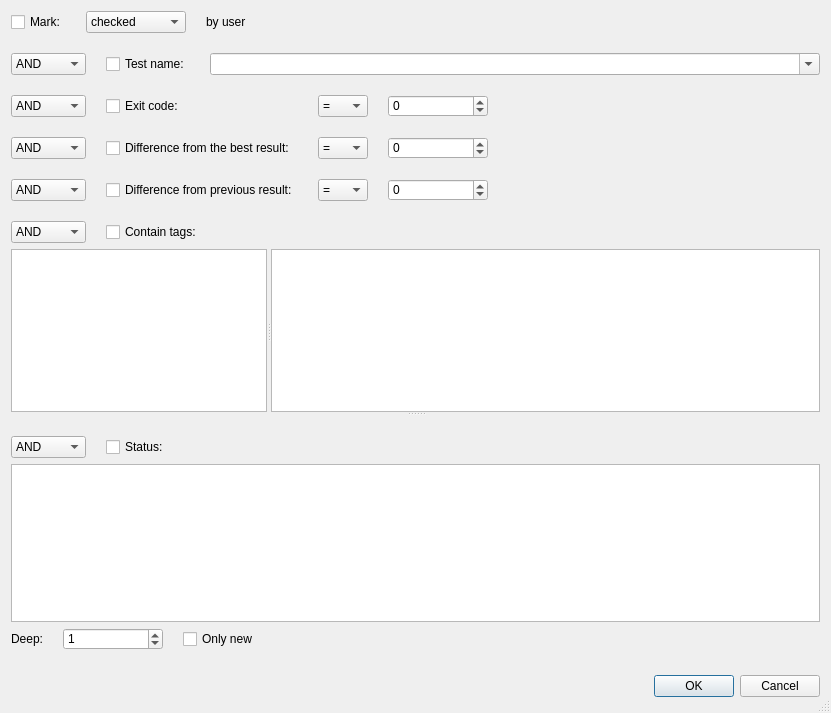
<?xml version="1.0" encoding="UTF-8"?>
<ui version="4.0">
 <class>SetFilterDialog</class>
 <widget class="QDialog" name="SetFilterDialog">
  <property name="windowModality">
   <enum>Qt::ApplicationModal</enum>
  </property>
  <property name="geometry">
   <rect>
    <x>0</x>
    <y>0</y>
    <width>831</width>
    <height>713</height>
   </rect>
  </property>
  <property name="windowTitle">
   <string>Set Filter</string>
  </property>
  <property name="sizeGripEnabled">
   <bool>true</bool>
  </property>
  <property name="modal">
   <bool>true</bool>
  </property>
  <layout class="QVBoxLayout" name="verticalLayout_3">
   <property name="spacing">
    <number>0</number>
   </property>
   <item>
    <layout class="QHBoxLayout" name="markHorizontalLayout">
     <property name="spacing">
      <number>20</number>
     </property>
     <item>
      <widget class="QCheckBox" name="markCheckBox">
       <property name="sizePolicy">
        <sizepolicy hsizetype="Minimum" vsizetype="Fixed">
         <horstretch>0</horstretch>
         <verstretch>0</verstretch>
        </sizepolicy>
       </property>
       <property name="minimumSize">
        <size>
         <width>0</width>
         <height>22</height>
        </size>
       </property>
       <property name="maximumSize">
        <size>
         <width>16777215</width>
         <height>22</height>
        </size>
       </property>
       <property name="text">
        <string>Mark:</string>
       </property>
      </widget>
     </item>
     <item>
      <widget class="QComboBox" name="markComboBox">
       <property name="sizePolicy">
        <sizepolicy hsizetype="Fixed" vsizetype="Fixed">
         <horstretch>0</horstretch>
         <verstretch>0</verstretch>
        </sizepolicy>
       </property>
       <property name="minimumSize">
        <size>
         <width>100</width>
         <height>22</height>
        </size>
       </property>
       <property name="maximumSize">
        <size>
         <width>100</width>
         <height>22</height>
        </size>
       </property>
       <item>
        <property name="text">
         <string>checked</string>
        </property>
       </item>
       <item>
        <property name="text">
         <string>unchecked</string>
        </property>
       </item>
      </widget>
     </item>
     <item>
      <widget class="QLabel" name="markLabel">
       <property name="sizePolicy">
        <sizepolicy hsizetype="Expanding" vsizetype="Fixed">
         <horstretch>0</horstretch>
         <verstretch>0</verstretch>
        </sizepolicy>
       </property>
       <property name="minimumSize">
        <size>
         <width>0</width>
         <height>22</height>
        </size>
       </property>
       <property name="maximumSize">
        <size>
         <width>16777215</width>
         <height>22</height>
        </size>
       </property>
       <property name="text">
        <string>by user</string>
       </property>
      </widget>
     </item>
    </layout>
   </item>
   <item>
    <layout class="QHBoxLayout" name="nameHorizontalLayout">
     <property name="spacing">
      <number>20</number>
     </property>
     <property name="topMargin">
      <number>20</number>
     </property>
     <item>
      <widget class="QComboBox" name="nameOrAndBox">
       <property name="sizePolicy">
        <sizepolicy hsizetype="Fixed" vsizetype="Fixed">
         <horstretch>0</horstretch>
         <verstretch>0</verstretch>
        </sizepolicy>
       </property>
       <property name="minimumSize">
        <size>
         <width>75</width>
         <height>22</height>
        </size>
       </property>
       <property name="maximumSize">
        <size>
         <width>75</width>
         <height>22</height>
        </size>
       </property>
       <item>
        <property name="text">
         <string>AND</string>
        </property>
       </item>
       <item>
        <property name="text">
         <string>OR</string>
        </property>
       </item>
      </widget>
     </item>
     <item>
      <widget class="QCheckBox" name="nameCheckBox">
       <property name="sizePolicy">
        <sizepolicy hsizetype="Minimum" vsizetype="Fixed">
         <horstretch>0</horstretch>
         <verstretch>0</verstretch>
        </sizepolicy>
       </property>
       <property name="minimumSize">
        <size>
         <width>0</width>
         <height>22</height>
        </size>
       </property>
       <property name="maximumSize">
        <size>
         <width>16777215</width>
         <height>22</height>
        </size>
       </property>
       <property name="text">
        <string>Test name:</string>
       </property>
      </widget>
     </item>
     <item>
      <widget class="QComboBox" name="nameComboBox">
       <property name="sizePolicy">
        <sizepolicy hsizetype="Expanding" vsizetype="Fixed">
         <horstretch>0</horstretch>
         <verstretch>0</verstretch>
        </sizepolicy>
       </property>
       <property name="minimumSize">
        <size>
         <width>0</width>
         <height>22</height>
        </size>
       </property>
       <property name="maximumSize">
        <size>
         <width>16777215</width>
         <height>22</height>
        </size>
       </property>
       <property name="editable">
        <bool>true</bool>
       </property>
      </widget>
     </item>
    </layout>
   </item>
   <item>
    <layout class="QGridLayout" name="gridLayout">
     <property name="topMargin">
      <number>20</number>
     </property>
     <property name="spacing">
      <number>20</number>
     </property>
     <item row="1" column="0">
      <widget class="QComboBox" name="difTheBestOrAndBox">
       <property name="sizePolicy">
        <sizepolicy hsizetype="Fixed" vsizetype="Fixed">
         <horstretch>0</horstretch>
         <verstretch>0</verstretch>
        </sizepolicy>
       </property>
       <property name="minimumSize">
        <size>
         <width>75</width>
         <height>22</height>
        </size>
       </property>
       <property name="maximumSize">
        <size>
         <width>75</width>
         <height>22</height>
        </size>
       </property>
       <item>
        <property name="text">
         <string>AND</string>
        </property>
       </item>
       <item>
        <property name="text">
         <string>OR</string>
        </property>
       </item>
      </widget>
     </item>
     <item row="2" column="2">
      <widget class="QComboBox" name="diffPreviousEqualComboBox">
       <property name="minimumSize">
        <size>
         <width>50</width>
         <height>22</height>
        </size>
       </property>
       <property name="maximumSize">
        <size>
         <width>50</width>
         <height>22</height>
        </size>
       </property>
       <item>
        <property name="text">
         <string>=</string>
        </property>
       </item>
       <item>
        <property name="text">
         <string>&lt;</string>
        </property>
       </item>
       <item>
        <property name="text">
         <string>&gt;</string>
        </property>
       </item>
       <item>
        <property name="text">
         <string>!=</string>
        </property>
       </item>
      </widget>
     </item>
     <item row="0" column="1">
      <widget class="QCheckBox" name="exitCodeCheckBox">
       <property name="sizePolicy">
        <sizepolicy hsizetype="Minimum" vsizetype="Fixed">
         <horstretch>0</horstretch>
         <verstretch>0</verstretch>
        </sizepolicy>
       </property>
       <property name="text">
        <string>Exit code:</string>
       </property>
      </widget>
     </item>
     <item row="0" column="3">
      <widget class="QSpinBox" name="exitCodeSpinBox">
       <property name="sizePolicy">
        <sizepolicy hsizetype="Fixed" vsizetype="Fixed">
         <horstretch>0</horstretch>
         <verstretch>0</verstretch>
        </sizepolicy>
       </property>
       <property name="minimumSize">
        <size>
         <width>100</width>
         <height>22</height>
        </size>
       </property>
       <property name="maximumSize">
        <size>
         <width>100</width>
         <height>22</height>
        </size>
       </property>
       <property name="minimum">
        <number>-2147483647</number>
       </property>
       <property name="maximum">
        <number>2147483647</number>
       </property>
       <property name="displayIntegerBase">
        <number>10</number>
       </property>
      </widget>
     </item>
     <item row="2" column="0">
      <widget class="QComboBox" name="diffPreviousOrAndBox">
       <property name="sizePolicy">
        <sizepolicy hsizetype="Fixed" vsizetype="Fixed">
         <horstretch>0</horstretch>
         <verstretch>0</verstretch>
        </sizepolicy>
       </property>
       <property name="minimumSize">
        <size>
         <width>75</width>
         <height>22</height>
        </size>
       </property>
       <property name="maximumSize">
        <size>
         <width>75</width>
         <height>22</height>
        </size>
       </property>
       <item>
        <property name="text">
         <string>AND</string>
        </property>
       </item>
       <item>
        <property name="text">
         <string>OR</string>
        </property>
       </item>
      </widget>
     </item>
     <item row="2" column="3">
      <widget class="QSpinBox" name="diffPreviousSpinBox">
       <property name="sizePolicy">
        <sizepolicy hsizetype="Fixed" vsizetype="Fixed">
         <horstretch>0</horstretch>
         <verstretch>0</verstretch>
        </sizepolicy>
       </property>
       <property name="minimumSize">
        <size>
         <width>100</width>
         <height>11</height>
        </size>
       </property>
       <property name="maximumSize">
        <size>
         <width>100</width>
         <height>22</height>
        </size>
       </property>
       <property name="minimum">
        <number>-2147483647</number>
       </property>
       <property name="maximum">
        <number>2147483647</number>
       </property>
       <property name="displayIntegerBase">
        <number>10</number>
       </property>
      </widget>
     </item>
     <item row="0" column="2">
      <widget class="QComboBox" name="exitCodeEqualComboBox">
       <property name="sizePolicy">
        <sizepolicy hsizetype="Fixed" vsizetype="Fixed">
         <horstretch>0</horstretch>
         <verstretch>0</verstretch>
        </sizepolicy>
       </property>
       <property name="minimumSize">
        <size>
         <width>50</width>
         <height>22</height>
        </size>
       </property>
       <property name="maximumSize">
        <size>
         <width>50</width>
         <height>22</height>
        </size>
       </property>
       <item>
        <property name="text">
         <string>=</string>
        </property>
       </item>
       <item>
        <property name="text">
         <string>&lt;</string>
        </property>
       </item>
       <item>
        <property name="text">
         <string>&gt;</string>
        </property>
       </item>
       <item>
        <property name="text">
         <string>!=</string>
        </property>
       </item>
      </widget>
     </item>
     <item row="1" column="2">
      <widget class="QComboBox" name="diffTheBestEqualComboBox">
       <property name="sizePolicy">
        <sizepolicy hsizetype="Fixed" vsizetype="Fixed">
         <horstretch>0</horstretch>
         <verstretch>0</verstretch>
        </sizepolicy>
       </property>
       <property name="minimumSize">
        <size>
         <width>50</width>
         <height>22</height>
        </size>
       </property>
       <property name="maximumSize">
        <size>
         <width>50</width>
         <height>22</height>
        </size>
       </property>
       <item>
        <property name="text">
         <string>=</string>
        </property>
       </item>
       <item>
        <property name="text">
         <string>&lt;</string>
        </property>
       </item>
       <item>
        <property name="text">
         <string>&gt;</string>
        </property>
       </item>
       <item>
        <property name="text">
         <string>!=</string>
        </property>
       </item>
      </widget>
     </item>
     <item row="1" column="3">
      <widget class="QSpinBox" name="diffTheBestSpinBox">
       <property name="sizePolicy">
        <sizepolicy hsizetype="Fixed" vsizetype="Fixed">
         <horstretch>0</horstretch>
         <verstretch>0</verstretch>
        </sizepolicy>
       </property>
       <property name="minimumSize">
        <size>
         <width>100</width>
         <height>22</height>
        </size>
       </property>
       <property name="maximumSize">
        <size>
         <width>100</width>
         <height>22</height>
        </size>
       </property>
       <property name="minimum">
        <number>-2147483647</number>
       </property>
       <property name="maximum">
        <number>2147483647</number>
       </property>
       <property name="displayIntegerBase">
        <number>10</number>
       </property>
      </widget>
     </item>
     <item row="1" column="1">
      <widget class="QCheckBox" name="diffTheBestCheckBox">
       <property name="sizePolicy">
        <sizepolicy hsizetype="Minimum" vsizetype="Fixed">
         <horstretch>0</horstretch>
         <verstretch>0</verstretch>
        </sizepolicy>
       </property>
       <property name="text">
        <string>Difference from the best result:</string>
       </property>
      </widget>
     </item>
     <item row="2" column="1">
      <widget class="QCheckBox" name="diffPreviousCheckBox">
       <property name="sizePolicy">
        <sizepolicy hsizetype="Minimum" vsizetype="Fixed">
         <horstretch>0</horstretch>
         <verstretch>0</verstretch>
        </sizepolicy>
       </property>
       <property name="text">
        <string>Difference from previous result:</string>
       </property>
      </widget>
     </item>
     <item row="0" column="0">
      <widget class="QComboBox" name="exitCodeOrAndBox">
       <property name="sizePolicy">
        <sizepolicy hsizetype="Fixed" vsizetype="Fixed">
         <horstretch>0</horstretch>
         <verstretch>0</verstretch>
        </sizepolicy>
       </property>
       <property name="minimumSize">
        <size>
         <width>75</width>
         <height>22</height>
        </size>
       </property>
       <property name="maximumSize">
        <size>
         <width>75</width>
         <height>22</height>
        </size>
       </property>
       <item>
        <property name="text">
         <string>AND</string>
        </property>
       </item>
       <item>
        <property name="text">
         <string>OR</string>
        </property>
       </item>
      </widget>
     </item>
     <item row="0" column="4">
      <spacer name="exitCodeHorizontalSpacer">
       <property name="orientation">
        <enum>Qt::Horizontal</enum>
       </property>
       <property name="sizeHint" stdset="0">
        <size>
         <width>40</width>
         <height>20</height>
        </size>
       </property>
      </spacer>
     </item>
    </layout>
   </item>
   <item>
    <widget class="QSplitter" name="tagStatusSplitter">
     <property name="orientation">
      <enum>Qt::Vertical</enum>
     </property>
     <property name="childrenCollapsible">
      <bool>false</bool>
     </property>
     <widget class="QWidget" name="layoutWidget_1">
      <layout class="QVBoxLayout" name="tagVerticalLayout">
       <property name="topMargin">
        <number>20</number>
       </property>
       <item>
        <layout class="QHBoxLayout" name="tagCaptionHorizontalLayout">
         <property name="spacing">
          <number>20</number>
         </property>
         <item>
          <widget class="QComboBox" name="tagOrAndBox">
           <property name="sizePolicy">
            <sizepolicy hsizetype="Fixed" vsizetype="Fixed">
             <horstretch>0</horstretch>
             <verstretch>0</verstretch>
            </sizepolicy>
           </property>
           <property name="minimumSize">
            <size>
             <width>75</width>
             <height>22</height>
            </size>
           </property>
           <property name="maximumSize">
            <size>
             <width>75</width>
             <height>22</height>
            </size>
           </property>
           <item>
            <property name="text">
             <string>AND</string>
            </property>
           </item>
           <item>
            <property name="text">
             <string>OR</string>
            </property>
           </item>
          </widget>
         </item>
         <item>
          <widget class="QCheckBox" name="tagCheckBox">
           <property name="sizePolicy">
            <sizepolicy hsizetype="Expanding" vsizetype="Fixed">
             <horstretch>0</horstretch>
             <verstretch>0</verstretch>
            </sizepolicy>
           </property>
           <property name="text">
            <string>Contain tags:</string>
           </property>
          </widget>
         </item>
        </layout>
       </item>
       <item>
        <widget class="QSplitter" name="tagTreeTableSplitter">
         <property name="orientation">
          <enum>Qt::Horizontal</enum>
         </property>
         <widget class="QTableView" name="tagTableView">
          <property name="sizePolicy">
           <sizepolicy hsizetype="Fixed" vsizetype="Expanding">
            <horstretch>25</horstretch>
            <verstretch>0</verstretch>
           </sizepolicy>
          </property>
         </widget>
         <widget class="QTreeView" name="tagTreeView">
          <property name="sizePolicy">
           <sizepolicy hsizetype="Expanding" vsizetype="Expanding">
            <horstretch>75</horstretch>
            <verstretch>0</verstretch>
           </sizepolicy>
          </property>
         </widget>
        </widget>
       </item>
      </layout>
     </widget>
     <widget class="QWidget" name="layoutWidget_2">
      <layout class="QVBoxLayout" name="statusVerticalLayout">
       <property name="topMargin">
        <number>20</number>
       </property>
       <property name="bottomMargin">
        <number>20</number>
       </property>
       <item>
        <layout class="QHBoxLayout" name="statusCaptionHorizontalLayout">
         <property name="spacing">
          <number>20</number>
         </property>
         <item>
          <widget class="QComboBox" name="statusOrAndBox">
           <property name="sizePolicy">
            <sizepolicy hsizetype="Fixed" vsizetype="Fixed">
             <horstretch>0</horstretch>
             <verstretch>0</verstretch>
            </sizepolicy>
           </property>
           <property name="minimumSize">
            <size>
             <width>75</width>
             <height>22</height>
            </size>
           </property>
           <property name="maximumSize">
            <size>
             <width>75</width>
             <height>22</height>
            </size>
           </property>
           <item>
            <property name="text">
             <string>AND</string>
            </property>
           </item>
           <item>
            <property name="text">
             <string>OR</string>
            </property>
           </item>
          </widget>
         </item>
         <item>
          <widget class="QCheckBox" name="statusCheckBox">
           <property name="sizePolicy">
            <sizepolicy hsizetype="Expanding" vsizetype="Fixed">
             <horstretch>0</horstretch>
             <verstretch>0</verstretch>
            </sizepolicy>
           </property>
           <property name="text">
            <string>Status:</string>
           </property>
          </widget>
         </item>
        </layout>
       </item>
       <item>
        <widget class="QTableView" name="statusTableView"/>
       </item>
       <item>
        <layout class="QHBoxLayout" name="statusFooterHorizontalLayout">
         <property name="spacing">
          <number>20</number>
         </property>
         <property name="topMargin">
          <number>0</number>
         </property>
         <property name="bottomMargin">
          <number>0</number>
         </property>
         <item>
          <widget class="QLabel" name="deepLabel">
           <property name="sizePolicy">
            <sizepolicy hsizetype="Minimum" vsizetype="Fixed">
             <horstretch>0</horstretch>
             <verstretch>0</verstretch>
            </sizepolicy>
           </property>
           <property name="minimumSize">
            <size>
             <width>0</width>
             <height>22</height>
            </size>
           </property>
           <property name="maximumSize">
            <size>
             <width>16777215</width>
             <height>22</height>
            </size>
           </property>
           <property name="text">
            <string>Deep:</string>
           </property>
          </widget>
         </item>
         <item>
          <widget class="QSpinBox" name="deepSpinBox">
           <property name="sizePolicy">
            <sizepolicy hsizetype="Fixed" vsizetype="Fixed">
             <horstretch>0</horstretch>
             <verstretch>0</verstretch>
            </sizepolicy>
           </property>
           <property name="minimumSize">
            <size>
             <width>100</width>
             <height>22</height>
            </size>
           </property>
           <property name="maximumSize">
            <size>
             <width>100</width>
             <height>22</height>
            </size>
           </property>
           <property name="value">
            <number>1</number>
           </property>
          </widget>
         </item>
         <item>
          <widget class="QCheckBox" name="newStatusCheckBox">
           <property name="sizePolicy">
            <sizepolicy hsizetype="Expanding" vsizetype="Fixed">
             <horstretch>0</horstretch>
             <verstretch>0</verstretch>
            </sizepolicy>
           </property>
           <property name="minimumSize">
            <size>
             <width>0</width>
             <height>22</height>
            </size>
           </property>
           <property name="maximumSize">
            <size>
             <width>16777215</width>
             <height>22</height>
            </size>
           </property>
           <property name="text">
            <string>Only new</string>
           </property>
          </widget>
         </item>
        </layout>
       </item>
      </layout>
     </widget>
    </widget>
   </item>
   <item>
    <widget class="QDialogButtonBox" name="okCancelBtns">
     <property name="minimumSize">
      <size>
       <width>0</width>
       <height>32</height>
      </size>
     </property>
     <property name="maximumSize">
      <size>
       <width>16777215</width>
       <height>32</height>
      </size>
     </property>
     <property name="orientation">
      <enum>Qt::Horizontal</enum>
     </property>
     <property name="standardButtons">
      <set>QDialogButtonBox::Cancel|QDialogButtonBox::Ok</set>
     </property>
    </widget>
   </item>
  </layout>
 </widget>
 <resources/>
 <connections>
  <connection>
   <sender>okCancelBtns</sender>
   <signal>accepted()</signal>
   <receiver>SetFilterDialog</receiver>
   <slot>accept()</slot>
   <hints>
    <hint type="sourcelabel">
     <x>248</x>
     <y>254</y>
    </hint>
    <hint type="destinationlabel">
     <x>157</x>
     <y>274</y>
    </hint>
   </hints>
  </connection>
  <connection>
   <sender>okCancelBtns</sender>
   <signal>rejected()</signal>
   <receiver>SetFilterDialog</receiver>
   <slot>reject()</slot>
   <hints>
    <hint type="sourcelabel">
     <x>316</x>
     <y>260</y>
    </hint>
    <hint type="destinationlabel">
     <x>286</x>
     <y>274</y>
    </hint>
   </hints>
  </connection>
 </connections>
</ui>
